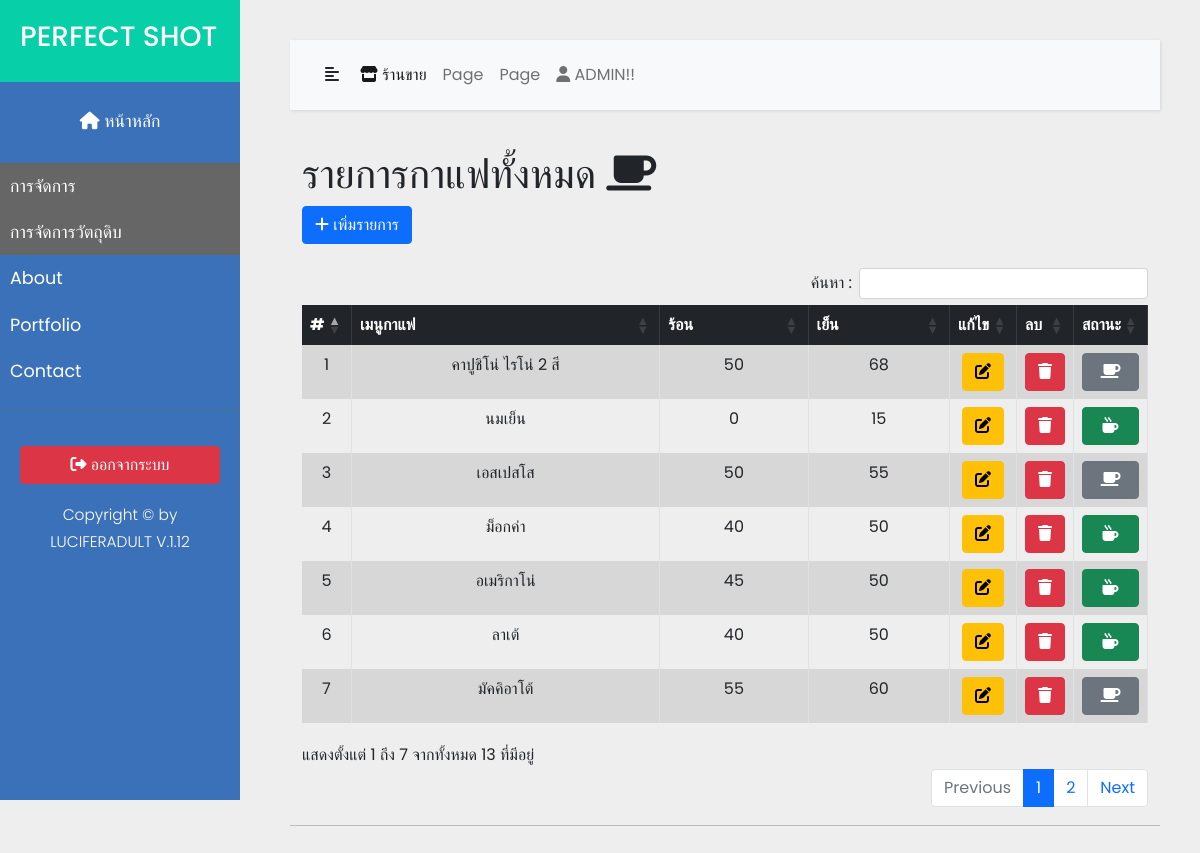
The page /coffeeManage.php (signed in) on the database as committed earlier.
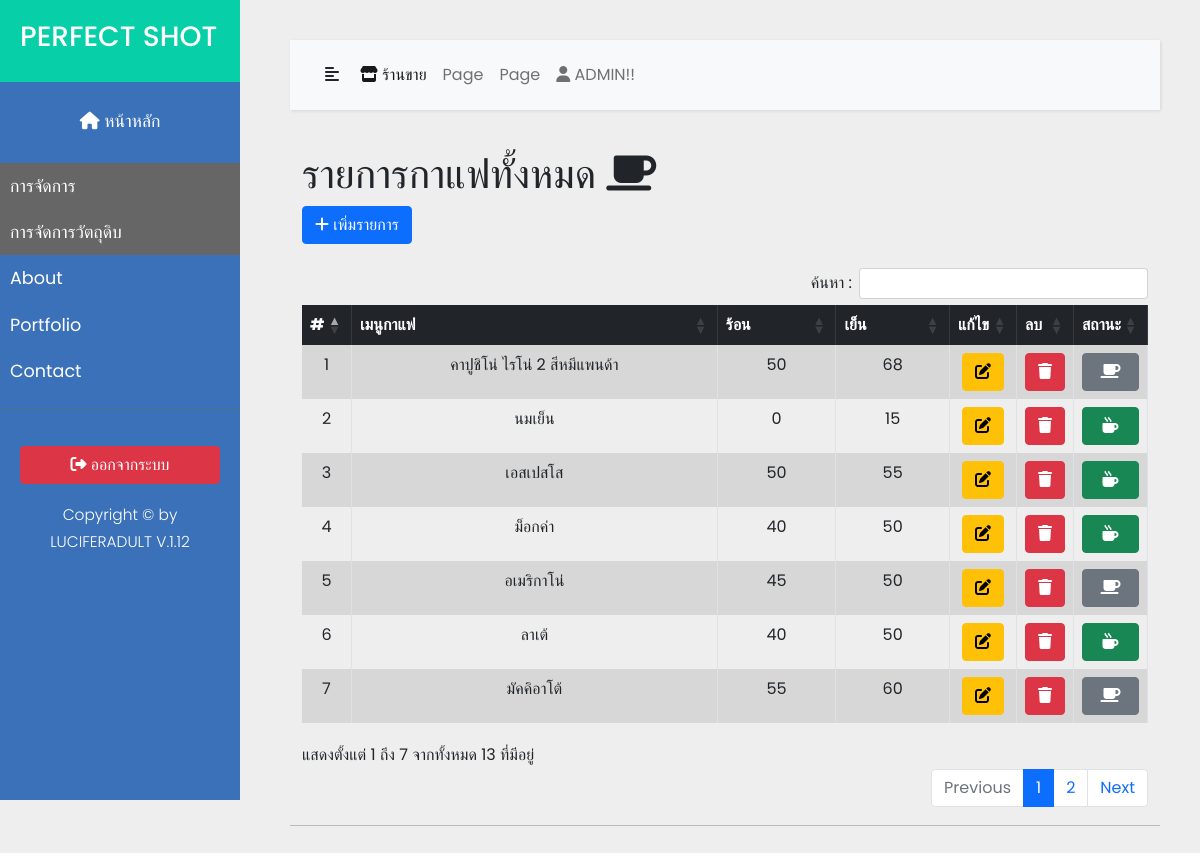
The same page on the database as committed later.
### tables this page shows
CREATE TABLE `product_coffee` (
  `id_product` int(11) NOT NULL,
  `coffee_product` varchar(50) NOT NULL,
  `hot_price` float NOT NULL,
  `ice_price` float NOT NULL,
  `id_status` int(2) NOT NULL
);

### coffeeManage.php (the view, shortened to what this page needs)
<?php
include 'command.php';
$query = "SELECT * FROM coffee.product_coffee";
$result = mysqli_query($connect, $query);
?>
<!doctype html>
<html lang="en">
<head>
</head>
<body>
    <?php include('menu/menubar.php'); ?>
    <div class="container">
        <div class="form-group ">
            <div class="row">
                <div class="col">
                    <h1>รายการกาแฟทั้งหมด <i class="fas fa-coffee"></i></h1>
                </div>
            </div>
            <div class="row ">
                <div class="col">
                    <button class="btn btn-primary" data-bs-toggle="modal" data-bs-target="#insert_coffee_product"><i class="fas fa-plus"></i> เพิ่มรายการ</button>
                </div>
            </div>
        </div>
        <br>
        <div class="row">
            <div class="col">
                <table class="table table-hover table-bordered bordered-dark text-center table-striped" id="viewdatacoffee" width="100%">
                    <thead class="table-dark">
                        <tr>
                            <th width="5%">#</th>
                            <th scope="col">เมนูกาแฟ</th>
                            <th scope="col">ร้อน</th>
                            <th scope="col">เย็น</th>
                            <th width="5%">แก้ไข</th>
                            <th width="5%">ลบ</th>
                            <th width="5%">สถานะ</th>
                        </tr>
                    </thead>
                    <tbody>
                        <?php $i = 0;
                        while ($row = mysqli_fetch_array($result)) { ?>
                            <tr>
                                <td><?php echo $i += 1; ?></td>
                                <td><?php echo $row['coffee_product']; ?></td>
                                <td><?php echo $row['hot_price']; ?></td>
                                <td><?php echo $row['ice_price']; ?></td>
                                <td><button class="btn btn-warning update_coffee_product"><i class="fas fa-edit"></i></button></td>
                                <td><button class="btn btn-danger delete_coffee_product" data-bs-toggle="modal" data-bs-target="#delete_coffee_product" id="<?php echo $row['id_product']; ?>" id_name="<?php echo $row['coffee_product']; ?>"><i class="fas fa-trash"></i></button></td>
                                <?php if ($row['id_status'] == 1) { ?>
                                    <td><button style="width:100%" class="btn btn-success status" data-bs-toggle="modal" data-bs-target="#status" id="<?php echo $row['id_status']; ?>" id2="<?php echo $row['id_product']; ?>" name="<?php echo $row['coffee_product']; ?>">
                                            <i class="fas fa-mug-hot"></i>
                                        </button></td>
                                <?php } else if ($row['id_status'] == 2) { ?>
                                    <td><button style="width:100%" class="btn btn-secondary status" data-bs-toggle="modal" data-bs-target="#status" id="<?php echo $row['id_status']; ?>" id2="<?php echo $row['id_product']; ?>" name="<?php echo $row['coffee_product']; ?>">
                                            <i class="fas fa-coffee"></i>
                                        </button></td>
                                <?php } ?>
                            </tr>
                        <?php } ?>
                    </tbody>
                </table>
            </div>
        </div>
    </div>
    <hr>
    </div>
    </div>
</body>
</html>

Rows that differ between the two databases and show on the page:
changed product_coffee: coffee_product "คาปูชิโน่ ไรโน่ 2 สี" → "คาปูชิโน่ ไรโน่ 2 สีหมีแพนด้า"
changed product_coffee "เอสเปสโส": id_status 2 → 1 (drawn)
changed product_coffee "อเมริกาโน่": id_status 1 → 2 (drawn)
